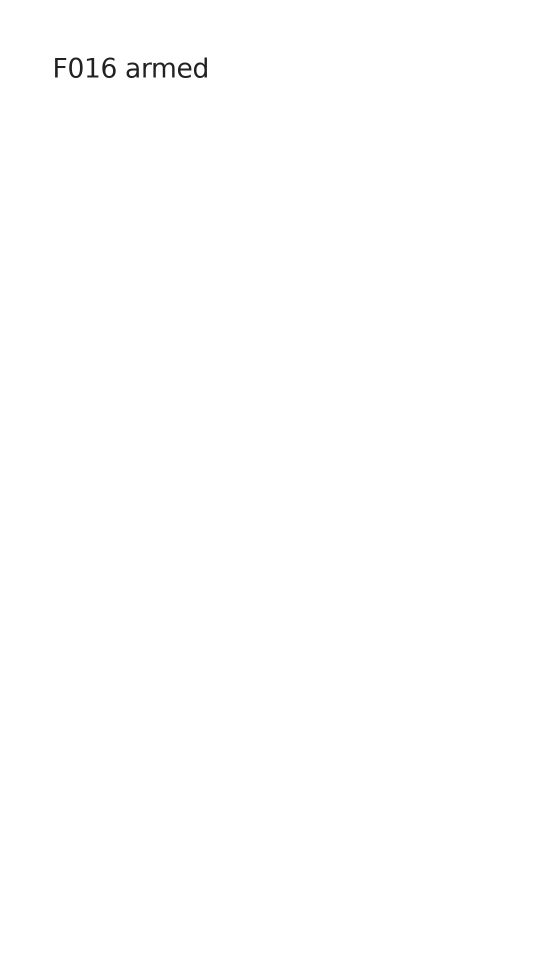
#> input picture miniandroid/run/screenshot.png, 1080 x 1920 px, found by its file name (shown at 1/2 size)
$ python make_light_corpus_sheets.py
#> lines starting #> are read from the running program, lines starting #| are printed output that depends on the picture
#!/usr/bin/env python3
"""Build the curated light-corpus proof sheets into docs/light_corpus/.

Inputs: runtime-produced click-evidence frames (run/light_corpus/evidence).
Output: one click-sequence strip per required app + a launch grid of the
whole corpus. Pixels are copied 1:1 from runtime PNGs — the only additions
are textual captions drawn beside (never over) the frames.
"""
import sys
from pathlib import Path

from PIL import Image, ImageDraw

REPO = Path(__file__).resolve().parent.parent
EV = REPO / "run/light_corpus/evidence"
DOCS = REPO / "docs/light_corpus"

REQUIRED = ["simplestopwatch", "gmdice", "unote", "chessclock"]
OTHERS = ["bgclockhansdezwart", "headingcalculator", "tinymusicplayer",
          "microtimer", "stopwatchmuellerma", "simplekeyboard",
          "notesbillthefarmer", "tictactoeemmanuelmess"]

TH_W, TH_H = 180, 320


def thumb(img: Image.Image) -> Image.Image:
    return img.convert("RGB").resize((TH_W, TH_H), Image.LANCZOS)


def strip_for(app: str) -> Path | None:
    frames = sorted((EV / app / "runA" / "frames").glob("frame_*.png"))
    if not frames:
        return None
    cols = len(frames)
    cap_h = 34
    sheet = Image.new("RGB", (cols * (TH_W + 6) + 6, TH_H + cap_h + 10), (24, 24, 24))
    d = ImageDraw.Draw(sheet)
    for i, f in enumerate(frames):
        im = thumb(Image.open(f))
        x = 6 + i * (TH_W + 6)
        sheet.paste(im, (x, 6))
        d.text((x + 4, TH_H + 10), f"frame {i}", fill=(220, 220, 220))
    out = DOCS / f"{app}_click_sequence.png"
    sheet.save(out)
    return out


def main() -> None:
    DOCS.mkdir(parents=True, exist_ok=True)
    made = []
    for app in REQUIRED:
        p = strip_for(app)
        if p:
            made.append(p.name)

    # launch grid: every corpus app's launch frame (frame_000 or screenshot)
    names = REQUIRED + OTHERS
    tiles = []
    for app in names:
        f = EV / app / "runA" / "frames" / "frame_000.png"
        if not f.exists():
            f = EV / app / "runA" / "screenshot.png"
        if not f.exists():
            f = REPO / "run/light_corpus/fix5" / app / "screenshot.png"
        if f.exists():
            tiles.append((app, thumb(Image.open(f))))
#> in thumb, `return img.convert("RGB").resize((TH_W, TH_H), Image.LANCZOS)`:
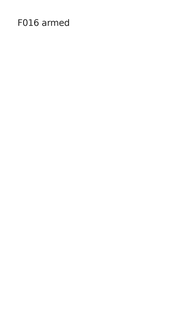
#> returned value: PIL image 180x320 RGB; min 53, max 255, mean 254.6
        else:
            tiles.append((app, Image.new("RGB", (TH_W, TH_H), (60, 0, 0))))
    cols = 6
#> cols = 6
    rows = (len(tiles) + cols - 1) // cols
    cap_h = 26
    grid = Image.new("RGB", (cols * (TH_W + 6) + 6, rows * (TH_H + cap_h + 6) + 6),
                     (24, 24, 24))
#> grid: PIL image 1122x710 RGB; every value is 24
    d = ImageDraw.Draw(grid)
    for i, (app, im) in enumerate(tiles):
        x = 6 + (i % cols) * (TH_W + 6)
        y = 6 + (i // cols) * (TH_H + cap_h + 6)
        grid.paste(im, (x, y))
        d.text((x + 2, y + TH_H + 4), app[:30], fill=(220, 220, 220))
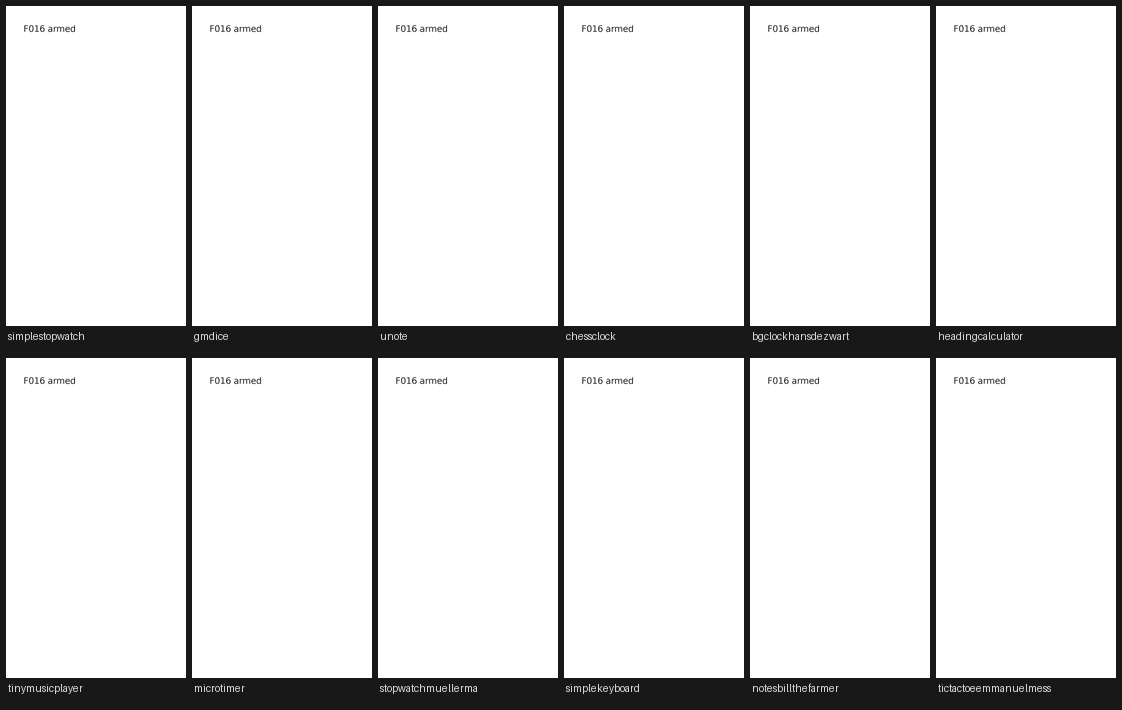
#> grid: PIL image 1122x710 RGB; min 24, max 255, mean 224.6
    grid.save(DOCS / "corpus_launch_grid.png")
    print("sheets:", [m for m in made], "+ corpus_launch_grid.png")


if __name__ == "__main__":
    sys.exit(main())
#> (the program exits here)
